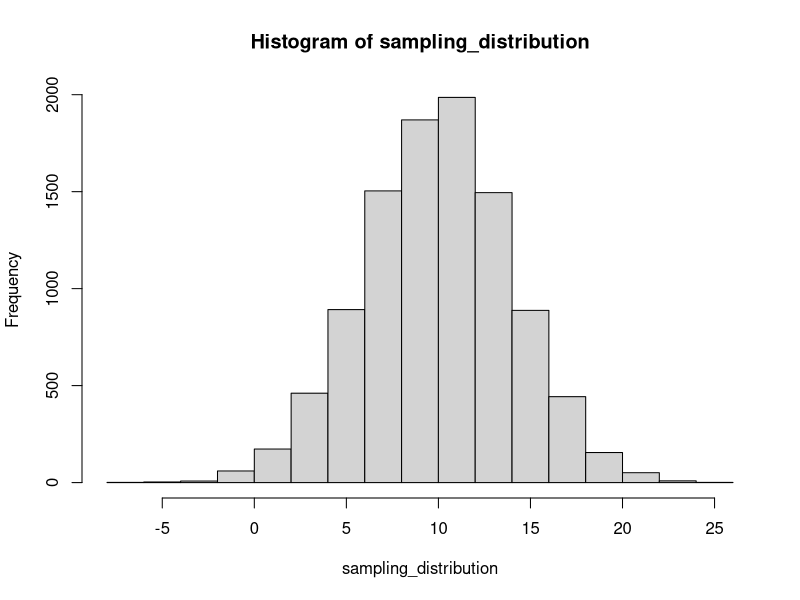
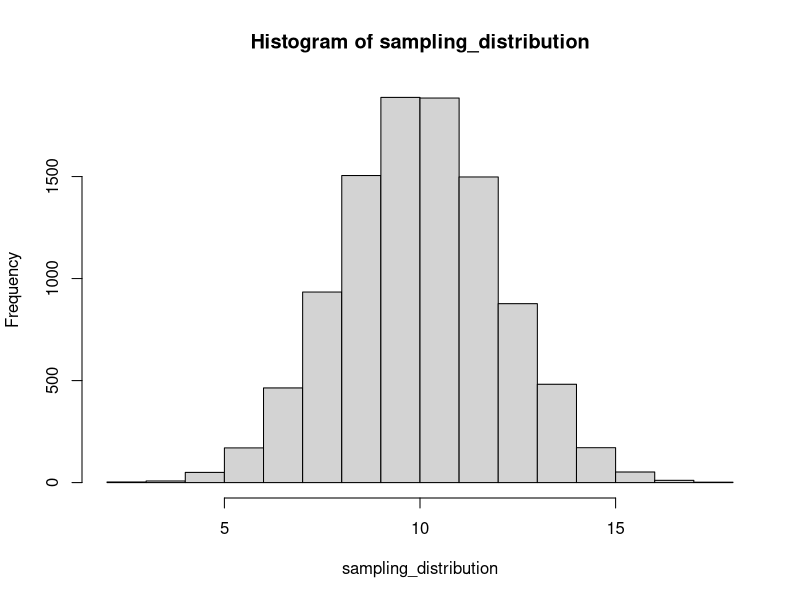
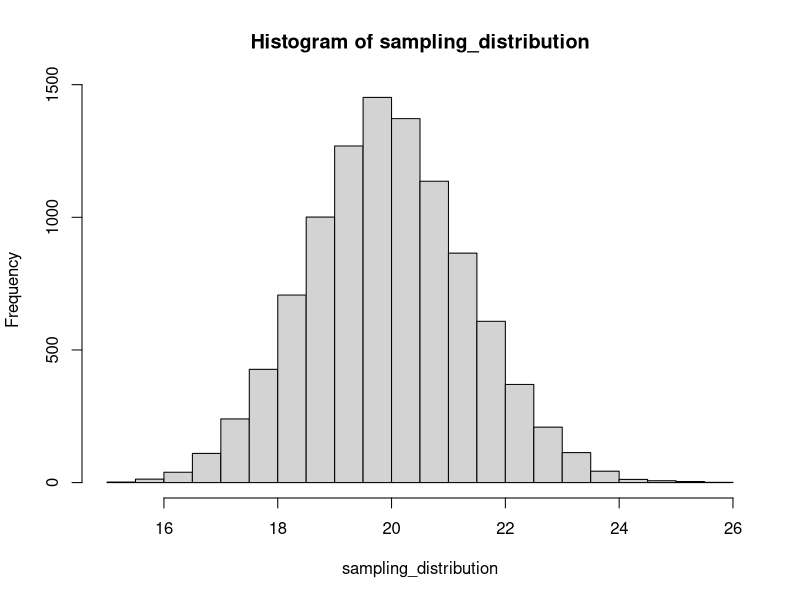

Write R code to recreate these figures, in order.
## ---- chunk 1
knitr::opts_chunk$set(echo = TRUE)
## ---- chunk 2
pnorm(2.5, mean = 0, sd = 1, lower.tail=FALSE)

my_sample <- rnorm(1000000, mean = 0, sd = 1)

selection <- my_sample[my_sample > 2.5]
length(selection)/1000000

## ---- chunk 3

pnorm(q=130, mean = 100, sd = 10, lower.tail = FALSE)
10000*pnorm(q=130, mean = 100, sd = 10, lower.tail = FALSE)

#a simulation

some_observations <- rnorm(10000, mean = 100, sd = 10)
length(some_observations[some_observations > 130])/10000

## ---- chunk 4
sampling_distribution <- replicate(10000,mean(rnorm(25, mean = 10, sd = 20)) )
hist(sampling_distribution)

length(sampling_distribution[sampling_distribution >= 12])/10000
## ---- chunk 5
sampling_distribution <- replicate(10000,mean(rnorm(100, mean = 10, sd = 20)) )
hist(sampling_distribution)

length(sampling_distribution[sampling_distribution >= 12])/10000
## ---- chunk 6
sampling_distribution <- replicate(10000, sd(rnorm(100, mean = 10, sd = 20)) )
hist(sampling_distribution)

length(sampling_distribution[sampling_distribution <= 15])/10000

